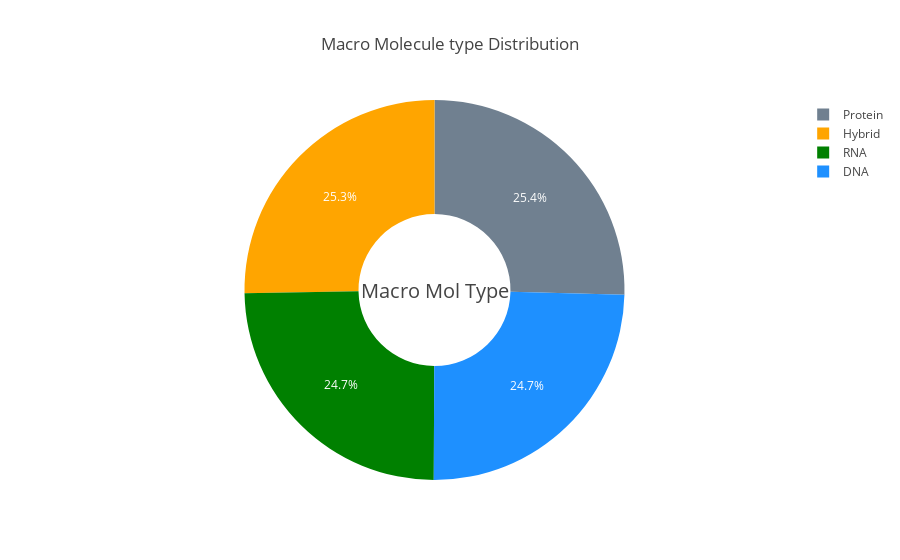

Source (notebook cell):
### Code cell
from plotly.offline import init_notebook_mode, iplot

init_notebook_mode(connected=True)

ex = data.classification.value_counts()

a = 'Macro Mol Type'
colors = ['SlateGray','Orange','Green','DodgerBlue']
fig = {
      "data": [
        {
          "values":ex.values,
          "labels":ex.index,
          "text":a,
          "textposition":"inside",
          "textfont": {'size':12,'color':'white'},  
          "name": a,
          "hoverinfo":"label+percent+name",
          "hole": .4,
          'marker':{'colors':colors
                   },
          "type": "pie"
        }],
    "layout": {
            "title":"Macro Molecule type Distribution",
            "annotations": [
                {
                    "font": {
                        "size": 20
                    },
                    "showarrow": False,
                    "text": a,
                    "x": 0.50,
                    "y": 0.5
                }]
            }
        }
iplot(fig)

### Figure 1 — Plotly figure (JSON) as saved in the notebook; plotly's stock layout.template omitted (floating-point values rounded to 4 significant figures)
{"data": [{"hole": 0.4, "hoverinfo": "label+percent+name", "labels": ["Protein", "Hybrid", "RNA", "DNA"], "marker": {"colors": ["SlateGray", "Orange", "Green", "DodgerBlue"]}, "name": "Macro Mol Type", "text": "Macro Mol Type", "textfont": {"color": "white", "size": 12}, "textposition": "inside", "type": "pie", "values": [424, 422, 412, 412]}], "layout": {"annotations": [{"font": {"size": 20}, "showarrow": false, "text": "Macro Mol Type", "x": 0.5, "y": 0.5}], "title": "Macro Molecule type Distribution"}}
